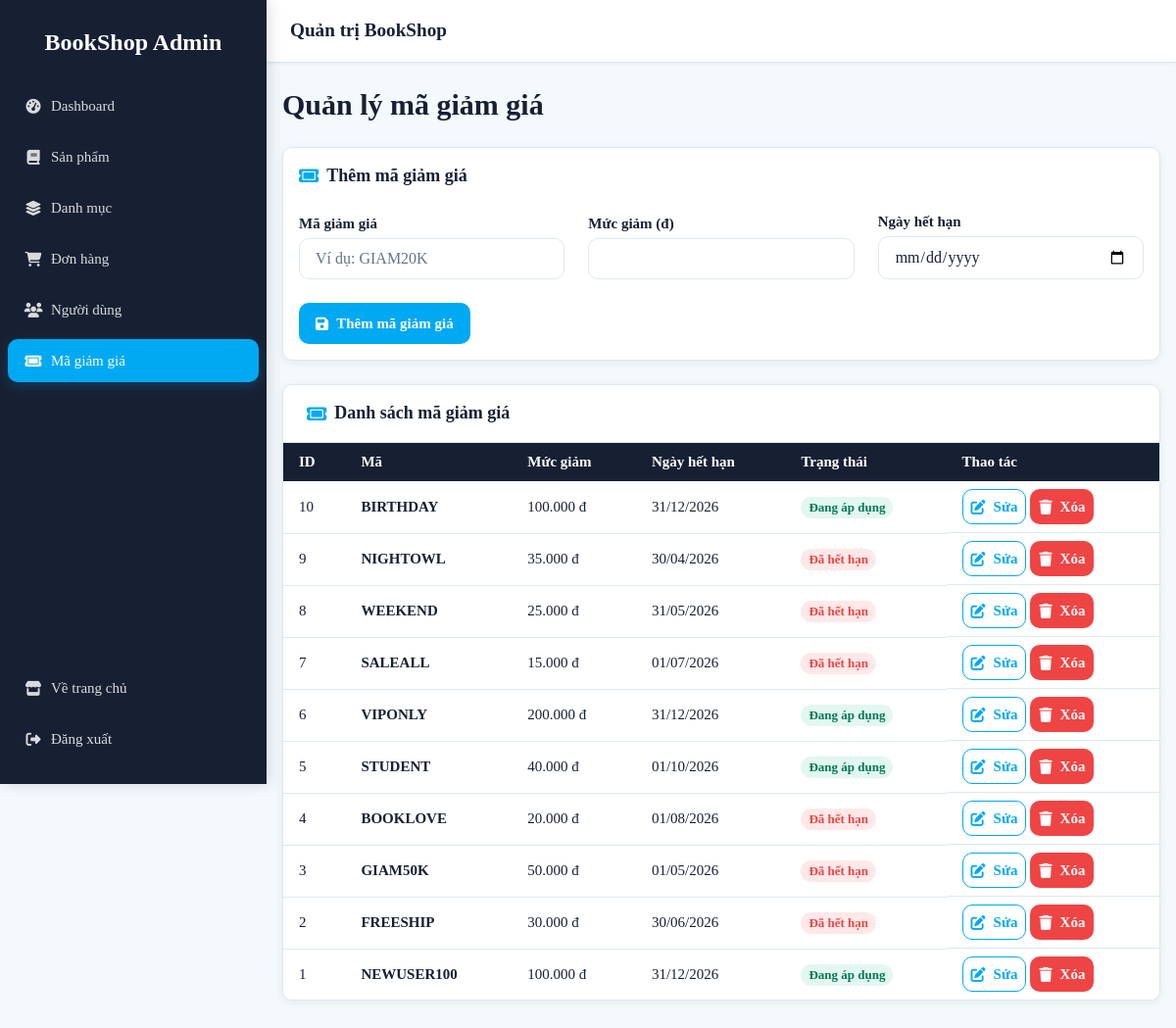
Page /admin/coupons.php (signed in) on the earlier database version.
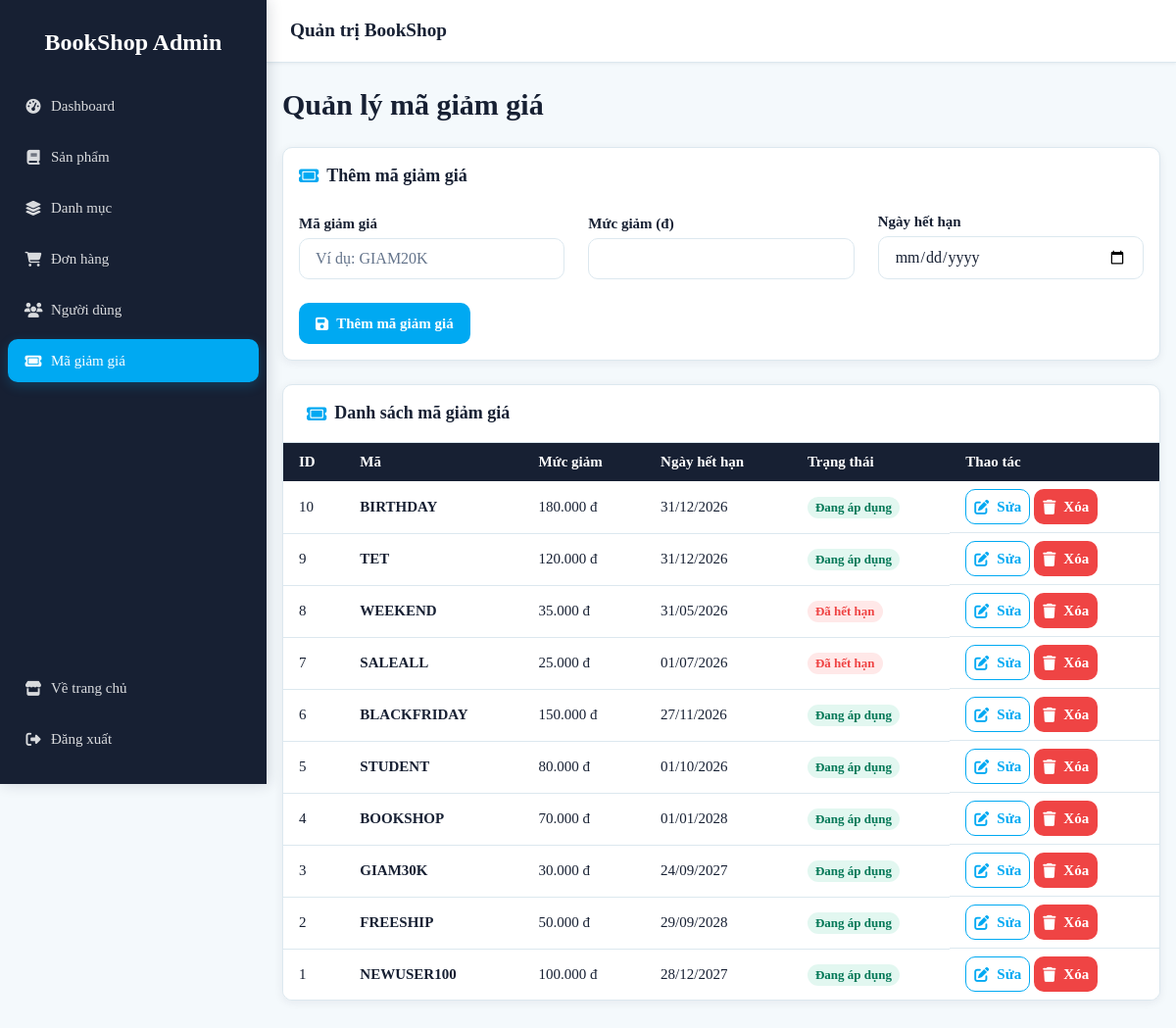
Same page on the later database version.
### tables this page shows
CREATE TABLE `voucher` (
  `VoucherID` int(11) NOT NULL AUTO_INCREMENT,
  `VoucherCode` varchar(50) NOT NULL,
  `DiscountValue` decimal(10,2) NOT NULL,
  `ExpiredDate` datetime DEFAULT NULL,
  PRIMARY KEY (`VoucherID`),
  UNIQUE KEY `VoucherCode` (`VoucherCode`)
);

### admin/coupons.php (the view, shortened to what this page needs)
<?php
require_once 'data.php';
require_once 'partials.php';
$editCoupon = null;
$coupons = [];
$res = $conn->query("SELECT * FROM voucher ORDER BY VoucherID DESC");
if ($res) {
  while ($row = $res->fetch_assoc()) {
    $coupons[] = $row;
  }
}
function getCouponStatus($expiredDate) {
  $expTime = strtotime($expiredDate);
  $nowTime = time();
  if (date('Y-m-d', $expTime) >= date('Y-m-d', $nowTime)) {
    return 'Đang áp dụng';
  }
  return 'Đã hết hạn';
}
?>
<!DOCTYPE html>
<html lang="vi">
<head>
  <title>Quản lý mã giảm giá</title><?= adminCssLinks() ?>
</head>
<body>
  <div class="app-layout">
    <?php adminSidebar(); ?>
    <main class="page-content">
      <header class="page-header"><div><h1>Quản lý mã giảm giá</h1></div></header>
      <form method="post" class="card admin-form-card">
        <div class="card__body form">
          <h2 class="admin-form-card__title"><i class="fa-solid fa-ticket" aria-hidden="true"></i><?= $editCoupon ? 'Chỉnh sửa mã giảm giá' : 'Thêm mã giảm giá' ?></h2>
          <div class="form-row">
            <div class="form-group">
              <label class="form-label">Mã giảm giá</label>
              <input class="form-control" name="code" value="<?= h($editCoupon['VoucherCode'] ?? '') ?>" placeholder="Ví dụ: GIAM20K" required>
            </div>
            <div class="form-group">
              <label class="form-label">Mức giảm (đ)</label>
              <input class="form-control" type="number" min="0" name="discount" value="<?= h($editCoupon['DiscountValue'] ?? '') ?>" required>
            </div>
            <div class="form-group">
              <label class="form-label">Ngày hết hạn</label>
              <input class="form-control" type="date" name="expired_date" value="<?= h($editCoupon['ExpiredDate'] ? date('Y-m-d', strtotime($editCoupon['ExpiredDate'])) : '') ?>" required>
            </div>
          </div>
          <div class="btn-group">
            <button class="btn btn--primary" type="submit"><i class="fa-solid fa-floppy-disk" aria-hidden="true"></i><?= $editCoupon ? 'Cập nhật mã giảm giá' : 'Thêm mã giảm giá' ?></button>
          </div>
        </div>
      </form>
      <section class="admin-table-card" aria-labelledby="coupons-table-title">
        <h2 id="coupons-table-title" class="admin-table-card__title"><i class="fa-solid fa-ticket" aria-hidden="true"></i>Danh sách mã giảm giá</h2>
        <div class="table-wrapper">
        <table class="table">
          <thead>
            <tr>
              <th>ID</th>
              <th>Mã</th>
              <th>Mức giảm</th>
              <th>Ngày hết hạn</th>
              <th>Trạng thái</th>
              <th>Thao tác</th>
            </tr>
          </thead>
          <tbody>
            <?php if (empty($coupons)): ?>
              <tr><td colspan="6"><div class="admin-table-empty"><i class="fa-solid fa-ticket" aria-hidden="true"></i><strong>Chưa có mã giảm giá</strong><span>Danh sách mã giảm giá hiện đang trống.</span></div></td></tr>
            <?php else: ?>
            <?php foreach ($coupons as $coupon):
              $status = getCouponStatus($coupon['ExpiredDate']);
            ?>
              <tr>
                <td><?= h($coupon['VoucherID']) ?></td>
                <td><strong><?= h($coupon['VoucherCode']) ?></strong></td>
                <td><?= number_format($coupon['DiscountValue'], 0, ',', '.') ?> đ</td>
                <td><?= $coupon['ExpiredDate'] ? date('d/m/Y', strtotime($coupon['ExpiredDate'])) : 'Không giới hạn' ?></td>
                <td><span class="badge <?= badgeClass($status) ?>"><?= h($status) ?></span></td>
                <td class="table__actions">
                  <a class="btn btn--sm btn--outline" href="coupons.php?edit=<?= h($coupon['VoucherID']) ?>"><i class="fa-solid fa-pen-to-square" aria-hidden="true"></i>Sửa</a>
                  <form method="post" onsubmit="return confirm('Bạn có chắc chắn muốn xóa mã giảm giá này?')" style="display:inline">
                    <button class="btn btn--sm btn--danger" type="submit"><i class="fa-solid fa-trash" aria-hidden="true"></i>Xóa</button>
                  </form>
                </td>
              </tr>
            <?php endforeach; ?>
            <?php endif; ?>
          </tbody>
        </table>
        </div>
      </section>
    </main>
  </div>
  </div>
</body>
</html>

### admin/partials.php (shortened to what this page needs)
<?php
function h($value) {
  return htmlspecialchars((string) $value, ENT_QUOTES, 'UTF-8');
}
function activeClass($page) {
  return basename($_SERVER['PHP_SELF']) === $page ? 'is-active' : '';
}
function adminCssLinks() {
  return '
  <link rel="stylesheet" href="../assets/css/variables.css?v=3">
  <link rel="stylesheet" href="../assets/css/components/button.css?v=3">
  <link rel="stylesheet" href="../assets/css/components/badge.css?v=3">
  <link rel="stylesheet" href="../assets/css/components/card.css?v=3">
  <link rel="stylesheet" href="../assets/css/components/form.css?v=3">
  <link rel="stylesheet" href="../assets/css/components/navbar.css?v=3">
  <link rel="stylesheet" href="../assets/css/components/table.css?v=3">
  <link rel="stylesheet" href="../assets/css/components/alert_toast.css?v=3">
  <link rel="stylesheet" href="../assets/css/admin.css?v=2">
  <link rel="stylesheet" href="https://cdn.jsdelivr.net/npm/toastify-js@1.12.0/src/toastify.min.css">
  <link rel="stylesheet" href="https://cdnjs.cloudflare.com/ajax/libs/font-awesome/6.4.0/css/all.min.css">';
}
function badgeClass($status) {
  if (in_array($status, ['Đang bán', 'Hiển thị', 'Hoạt động', 'Đang áp dụng', 'Hoàn thành'], true)) {
    return 'badge--success';
  }
  if (in_array($status, ['Ngừng bán', 'Ẩn', 'Đã khóa', 'Đã hết hạn', 'Đã hủy'], true)) {
    return 'badge--danger';
  }
  return 'badge--info';
}
function adminSidebar() {
  ?>
  <aside class="admin-sidebar" id="admin-sidebar" aria-label="Điều hướng quản trị">
    <div class="admin-sidebar__header">
      <a href="index.php" class="admin-sidebar__brand">BookShop Admin</a>
    </div>
    <nav class="admin-sidebar__nav">
      <ul class="admin-sidebar__menu">
        <li><a href="index.php" class="admin-sidebar__link <?= activeClass('index.php') ?>"><i class="fa-solid fa-gauge-high" aria-hidden="true"></i><span>Dashboard</span></a></li>
        <li><a href="products.php" class="admin-sidebar__link <?= activeClass('products.php') ?>"><i class="fa-solid fa-book" aria-hidden="true"></i><span>Sản phẩm</span></a></li>
        <li><a href="categories.php" class="admin-sidebar__link <?= activeClass('categories.php') ?>"><i class="fa-solid fa-layer-group" aria-hidden="true"></i><span>Danh mục</span></a></li>
        <li><a href="orders.php" class="admin-sidebar__link <?= activeClass('orders.php') ?>"><i class="fa-solid fa-cart-shopping" aria-hidden="true"></i><span>Đơn hàng</span></a></li>
        <li><a href="users.php" class="admin-sidebar__link <?= activeClass('users.php') ?>"><i class="fa-solid fa-users" aria-hidden="true"></i><span>Người dùng</span></a></li>
        <li><a href="coupons.php" class="admin-sidebar__link <?= activeClass('coupons.php') ?>"><i class="fa-solid fa-ticket" aria-hidden="true"></i><span>Mã giảm giá</span></a></li>
      </ul>
    </nav>
    <div class="admin-sidebar__footer">
      <a href="/BookShop/trangchu/index.php" class="admin-sidebar__link"><i class="fa-solid fa-store" aria-hidden="true"></i><span>Về trang chủ</span></a>
      <a href="#" class="admin-sidebar__link admin-sidebar__link--danger" id="admin-logout-link"><i class="fa-solid fa-right-from-bracket" aria-hidden="true"></i><span>Đăng xuất</span></a>
    </div>
  </aside>
  <div class="admin-main">
    <header class="admin-topbar">
      <span class="admin-topbar__title">Quản trị BookShop</span>
    </header>
  <?php
}
?>

### assets/css/variables.css (style rules this page uses)
:root { --navbar-bg: #ffffff; --navbar-text: #172033; --navbar-muted: #64748b; --navbar-border: #dce8ef; --navbar-icon-bg: #f4f9fc; --navbar-focus: rgb(0, 169, 242); --navbar-hover: rgb(0, 135, 195); --footer-bg: #111827; --footer-text: #cbd5e1; --footer-muted: #94a3b8; --footer-border: rgba(255, 255, 255, 0.12); --footer-link-hover: #818cf8; --color-primary-dark: #172033; --color-primary: rgb(0, 169, 242); --color-primary-hover: rgb(0, 135, 195); --color-secondary: #f9b234; --color-accent: rgb(0, 169, 242); --color-accent-dark: rgb(0, 135, 195); --color-background: #f4f9fc; --color-surface: #ffffff; --color-border: #dce8ef; --color-text: #172033; --color-text-light: #64748b; --color-success: #10b981; --color-error: #ef4444; --color-warning: #f59e0b; --color-info: rgb(0, 169, 242); --font-family-base: 'Plus Jakarta Sans', 'Segoe UI', Roboto, Helvetica, Arial, sans-serif; --font-size-base: 16px; --font-size-xxs: 0.733rem; --font-size-sm: 0.866rem; --font-size-md: 1rem; --font-size-lg: 1.2rem; --font-size-xl: 1.466rem; --font-size-xxl: 1.866rem; --font-size-3xl: 2.4rem; --font-weight-normal: 400; --font-weight-medium: 500; --font-weight-bold: 600; --font-weight-extra-bold: 700; --line-height-base: 1.6; --spacing-xxs: 2px; --spacing-xs: 4px; --spacing-sm: 8px; --spacing-md: 16px; --spacing-lg: 24px; --spacing-xl: 40px; --spacing-xxl: 64px; --border-radius-sm: 6px; --border-radius: 10px; --border-radius-lg: 16px; --border-width: 1px; --box-shadow-sm: 0 1px 3px rgba(44, 62, 80, 0.08); --box-shadow-md: 0 4px 12px rgba(44, 62, 80, 0.12); --box-shadow-lg: 0 8px 24px rgba(44, 62, 80, 0.16); --transition-fast: 0.15s cubic-bezier(0.4, 0, 0.2, 1); --transition-base: 0.3s cubic-bezier(0.4, 0, 0.2, 1); --transition-slow: 0.5s cubic-bezier(0.4, 0, 0.2, 1); }
html, body { margin: 0; padding: 0; color: var(--color-text); background-color: var(--color-background); font-family: var(--font-family-base); font-size: var(--font-size-base); font-weight: var(--font-weight-normal); line-height: var(--line-height-base); }
button, input, select, textarea { font: inherit; }
*, *::before, *::after { box-sizing: border-box; }

### assets/css/components/button.css (style rules this page uses)
.btn { display: inline-flex; align-items: center; justify-content: center; gap: var(--spacing-sm); padding: var(--spacing-sm) var(--spacing-md); font-family: var(--font-family-base); font-size: var(--font-size-sm); font-weight: var(--font-weight-bold); line-height: 1.4; text-decoration: none; white-space: nowrap; border: var(--border-width) solid transparent; border-radius: var(--border-radius); cursor: pointer; transition: background-color var(--transition-fast), color var(--transition-fast), border-color var(--transition-fast), box-shadow var(--transition-fast), transform var(--transition-fast); min-height: 42px; }
.btn--primary { background-color: var(--color-primary); color: var(--color-surface); }
.btn--outline { background-color: transparent; color: var(--color-primary); border-color: var(--color-primary); }
.btn--danger { background-color: var(--color-error); color: var(--color-surface); }
.btn--sm { min-height: 36px; padding: var(--spacing-xs) var(--spacing-sm); font-size: 0.8125rem; }
.btn-group { display: inline-flex; flex-wrap: wrap; gap: var(--spacing-sm); }

### assets/css/components/badge.css (style rules this page uses)
.badge { display: inline-flex; align-items: center; gap: var(--spacing-xs); padding: var(--spacing-xxs) var(--spacing-sm); font-size: 0.75rem; font-weight: var(--font-weight-bold); line-height: 1.4; border-radius: 999px; white-space: nowrap; }
.badge--success { background-color: rgba(16, 185, 129, 0.12); color: #047857; }
.badge--danger { background-color: rgba(255, 68, 68, 0.12); color: var(--color-error); }

### assets/css/components/card.css (style rules this page uses)
.card { display: flex; flex-direction: column; background-color: var(--color-surface); border: var(--border-width) solid var(--color-border); border-radius: var(--border-radius); box-shadow: var(--box-shadow-sm); overflow: hidden; transition: box-shadow var(--transition-base), transform var(--transition-base); }
.card__body { display: flex; flex-direction: column; gap: var(--spacing-sm); padding: var(--spacing-md); flex: 1; }

Differences in the rows shown:
changed voucher "BIRTHDAY": DiscountValue "100.000" → "180.000"
changed voucher id 9: VoucherCode "NIGHTOWL" → "TET"; DiscountValue "35.000" → "120.000"; ExpiredDate "30/04/2026" → "31/12/2026"; ExpiredDate "Đã hết hạn" → "Đang áp dụng"
changed voucher "WEEKEND": DiscountValue "25.000" → "35.000"
changed voucher "SALEALL": DiscountValue "15.000" → "25.000"
changed voucher id 6: VoucherCode "VIPONLY" → "BLACKFRIDAY"; DiscountValue "200.000" → "150.000"; ExpiredDate "31/12/2026" → "27/11/2026"
changed voucher "STUDENT": DiscountValue "40.000" → "80.000"
changed voucher id 4: VoucherCode "BOOKLOVE" → "BOOKSHOP"; DiscountValue "20.000" → "70.000"; ExpiredDate "01/08/2026" → "01/01/2028"; ExpiredDate "Đã hết hạn" → "Đang áp dụng"
changed voucher id 3: VoucherCode "GIAM50K" → "GIAM30K"; DiscountValue "50.000" → "30.000"; ExpiredDate "01/05/2026" → "24/09/2027"; ExpiredDate "Đã hết hạn" → "Đang áp dụng"
changed voucher "FREESHIP": DiscountValue "30.000" → "50.000"; ExpiredDate "30/06/2026" → "29/09/2028"; ExpiredDate "Đã hết hạn" → "Đang áp dụng"
changed voucher "NEWUSER100": ExpiredDate "31/12/2026" → "28/12/2027"
